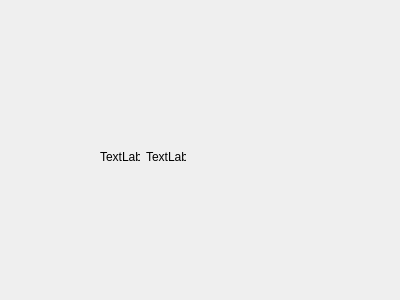
<?xml version="1.0" encoding="UTF-8"?>
<ui version="4.0">
 <class>Form</class>
 <widget class="QWidget" name="Form">
  <property name="geometry">
   <rect>
    <x>0</x>
    <y>0</y>
    <width>400</width>
    <height>300</height>
   </rect>
  </property>
  <property name="windowTitle">
   <string>Form</string>
  </property>
  <widget class="QWidget" name="">
   <property name="geometry">
    <rect>
     <x>100</x>
     <y>150</y>
     <width>86</width>
     <height>14</height>
    </rect>
   </property>
   <layout class="QHBoxLayout" name="horizontalLayout">
    <item>
     <widget class="QLabel" name="label">
      <property name="text">
       <string>TextLabel</string>
      </property>
     </widget>
    </item>
    <item>
     <widget class="QLabel" name="label_2">
      <property name="text">
       <string>TextLabel</string>
      </property>
     </widget>
    </item>
   </layout>
  </widget>
 </widget>
 <resources/>
 <connections/>
</ui>
